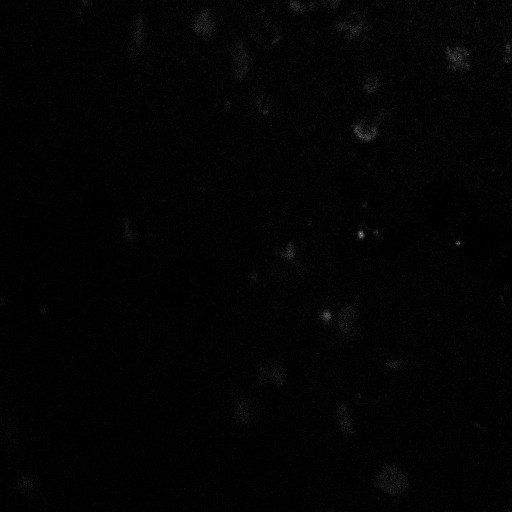
%> input picture Image_File/12-5-2016 Position2/Position2002_z00_ch01.tif, 1024 x 1024 px (shown at 1/2 size); its folder holds only this picture in this run
$ octave Run.m   (GNU Octave 9; MATLAB toolbox functions it lacks are replaced by stand-ins)
%> lines starting %> are read from the running program, lines starting %| are printed output that depends on the picture; in (x1, y1, x2, y2) boxes, pixels count from 0 and x2, y2 are one past the last pixel; in counts of white or black regions, pixels touching at a corner belong together; the program's own positions count from 1
### Other/backup/Func_MIP.m
function MIP = Func_MIP(ImgList,Image_File_dir,Imgdir,Home_dir)
% Create Maximum Intensity Image from a input stack of images

    cd(Image_File_dir)
    cd(Imgdir)

    nImg = length(ImgList)-2;

    I = imread(ImgList(end).name);
    SIZE = size(I);
    ComboImg = zeros(SIZE(1),SIZE(2),nImg);
    for j = 1:nImg
        ComboImg(:,:,j) = imread(ImgList(j+2).name);
    end

    MIP = max(ComboImg,[],3);
    MIP = uint8(MIP);

    cd(Home_dir)

end

### Other/backup/Func_Segmentation.m
function [celldata, cellpic, ee] = Func_Segmentation(MIP)

close all;

% sample name
% MAX_12-5-2016 Position2.tif
% 'Sample.jpg'

I = MIP;
figure (1)
imshow(I);
title('Original Image')

% Adjust Contrast
I3 = imadjust(I); % Adjust
% figure (3)
% imshow(I3);

% Turn image into binary format
% Adjust https://www.mathworks.com/help/images/ref/imbinarize.html
bw = imbinarize(I3);

% Remove noise
bw = bwareaopen(bw, 50);
cc = bwconncomp(bw, 18);

% allimage contains all matrix for each crude cell object
n = length(cc.PixelIdxList);
allimage = cell(n);
for i = 1:length(cc.PixelIdxList)
    pic = false(size(bw));
    pic(cc.PixelIdxList{i}) = true;
    allimage{i}= pic;
end

% smooth edges and fill hole for each crude cell, compute area
for i = 1:n
    bw = allimage{i};
    E = edge(bw);
    Ed = imdilate(E,strel('sphere',1));
    bw(Ed) = Ed(Ed);
    bw = imfill(bw,'holes');
    allimage{i} = bw;
    allimage{i,2} = regionprops(bw,'Area');
end

% show entire picture
%
wholepic1 = zeros(size(bw));
for i = 1:n
    wholepic1 = wholepic1+allimage{i};
end
figure (2)
imshow(wholepic1);
s = regionprops(cc, 'Centroid');
imshow(wholepic1)
hold on
for k = 1:numel(s)
    c = s(k).Centroid;
    text(c(1), c(2), sprintf('%d', k), ...
        'HorizontalAlignment', 'center', ...
        'VerticalAlignment', 'middle');
end
hold off
title('All Objects After Initial Filtering')


% plot  area value for each cell
% can be used to select threshold
%
areabar = zeros(n,1);
for i=1:n
    areabar(i)= allimage{i,2}.Area;
end

figure (3)
subplot(2,1,1)
bar(areabar);
grid on;
grid minor;
title('CellIndex vs. Area');
ylabel('Area');
xlabel('Index of the cell');
xlim([1 60]);
Aline = sort(areabar);

subplot(2,1,2)
bar(Aline);
grid on;
grid minor;
title('Sorted Area for selecting area threshold');
ylabel('Area');


% seperate and plot cells based on area threshold
% multiObj, singleObj, debrisObj contain conditionaly sorted cell images

% Ask user to choose resolution of the image
disp('What is the resolution of the image? ')
choice = input('input 1 for 2048 by 2048, input 2 for 1024 by 1024\n');
if choice == 1
    Ind = 1;
elseif choice == 2
    Ind = 2;
end
threshold = [0.15*10^4 700];
% Ask user input for debris area threshold
%debrislim define area limit bellow which is debri
threstr = int2str(threshold(Ind));
Question = ['Area threshold for debris? default:' threstr '\n'];
debrislim = input(Question);
if isempty(debrislim)
     debrislim = threshold(Ind);
end

% find object indexes from the allimage array that
debrisObjInd = find(areabar<=debrislim);

% number of cells for each condition
ndebris = sum(length(debrisObjInd));

% create structures contain cell images of each condition
debrisObj = cell(ndebris);

for i = 1:ndebris
    debrisObj{i} = allimage{debrisObjInd(i)};
    debrisObj{i,2} = regionprops(debrisObj{i},'Area');
end

% select the multicell cluster from the rest
selectInd = 1:1:length(allimage);
for i = 1:length(debrisObjInd)
    badind = find(selectInd == debrisObjInd(i));
    selectInd(badind) = [];
end

wholepic = zeros(size(bw));
for i = 1:length(selectInd)
    wholepic = wholepic+allimage{selectInd(i)};
end

figure (101)
imshow(wholepic)
hold on
for k = 1:numel(s)
    c = s(k).Centroid;
    text(c(1), c(2), sprintf('%d', k), ...
        'HorizontalAlignment', 'center', ...
        'VerticalAlignment', 'middle');
end
hold off

% ask to input the index of multi cell
flag = 0;
multiObjInd = [];
while flag == 0
    num = input('Input the index of multicell cluster,one at a time. if no, input 0:\n');
    if num <= length(allimage) && num >= 1
        multiObjInd = [multiObjInd num];
    else
      flag = 1;
    end
end

nmulti = sum(length(multiObjInd));
multiObj = cell(nmulti);

for i = 1:nmulti
    multiObj{i} = allimage{multiObjInd(i)};
    multiObj{i,2} = regionprops(multiObj{i},'Area');
end

allInd = 1:1:length(allimage);
singleObjInd = setdiff(allInd,debrisObjInd);
singleObjInd = setdiff(singleObjInd,multiObjInd);
nsingle = sum(length(singleObjInd));
singleObj = cell(nsingle);
for i = 1:nsingle
    singleObj{i} = allimage{singleObjInd(i)};
    singleObj{i,2} = regionprops(singleObj{i},'Area');
end

% [32 lines of commented-out code are left out]
newMultiObj = cell(nmulti);
% figure(11)

for i = 1:nmulti
obj = multiObj{i};
BWnobord = imclearborder(obj, 8);
seD = strel('disk',1);
BWfinal = imerode(BWnobord,seD);
n=1;
for j = 1:n
BWfinal = imerode(BWfinal,seD);
end

obj = ~BWfinal;
D = bwdist(obj);
D = imgaussfilt(D,2);

D = -D;
D(obj) = -Inf;

conn = conndef(2,'maximal');
newMultiObj{i}= watershed(D);
% [4 lines of commented-out code are left out]
end
intermediat = singleObj;


% Add newly seperated single cells to singleObj array and their areas
nnew = nsingle;

% reset single Obj incase this section false and have to rerun the section
singleObj = intermediat;

for i = 1: length(newMultiObj)
    bw = bwareaopen(newMultiObj{i}, 50);
    gg = bwconncomp(bw, 26);
    multiple = cell(length(gg.PixelIdxList)-1);
    tempObj = cell(length(gg.PixelIdxList)-1);
     for add = 1:length(gg.PixelIdxList)-1
        pic = false(size(newMultiObj{i}));
        pic(gg.PixelIdxList{add+1}) = true;
        tempObj{add}= pic;
        tempObj{add,2} = regionprops(pic,'Area');  % Compute Area
     end

        tempic1 = zeros(size(bw));
    for j = 1:length(tempObj)
        tempic1 = tempic1+tempObj{j};
    end
    figure (12)
        imshow(tempic1);
    s = regionprops(gg, 'Centroid');
    imshow(tempic1)
    hold on
    for k = 1:numel(s)
        c = s(k).Centroid;
        text(c(1), c(2), sprintf('%d', k-1), ...
            'HorizontalAlignment', 'center', ...
            'VerticalAlignment', 'middle');
    end
    hold off
    allInd = 1:1:length(tempObj);

    good = input('Need Correction? 1 for Yes. 2 for No\n');
    if good == 1
        flag = 0;
        count = 0;
        cumInd = [];
        while flag == 0
        Ind = input('Input Matrix of Indexes of fragments that belong in one cell (0 when done):\n');
            if Ind == 0
                flag = 1;
            else
                for i = 1:length(Ind)
                    num = find(allInd == Ind(i));
                    allInd(num) = [];
                end
                count = count+1;
                combine = false(size(bw));
                for k = 1:length(Ind)
                    combine = combine + tempObj{Ind(k)};
                end
                combine = bwmorph(combine, 'bridge');
                multiple{count} = combine;
            end
        end

        nrun = length(allInd)+count;

        freshsingle = cell(nrun);
        for n = 1:count
            freshsingle{n} = multiple{n};
        end

        for n = 1+count : nrun
            freshsingle{n} = tempObj{allInd(n-count)};
        end

    elseif good ==2
        freshsingle = tempObj;
    end


    oldSingle = singleObj;                  % temperory storage
    cellsize = length(singleObj)+length(freshsingle);
    singleObj = cell(cellsize);             % create longer cell array
    % for loop record all old values back
    for j = 1: length(oldSingle)
        singleObj{j} = oldSingle{j};
        singleObj{j,2} = oldSingle{j,2};
    end
    % for loop add new values
    for add = 1:length(freshsingle)
        newind = nnew+add;
        singleObj{newind}= freshsingle{add};
        singleObj{newind,2} = regionprops(pic,'Area');  % Compute Area
    end
    nnew = nnew + length(freshsingle);
end

finalSingleObj = singleObj;

% Plot all single cells together after watershed
singleObjpic = false(size(bw));
for i = 1:length(finalSingleObj)
    singleObjpic = singleObjpic+finalSingleObj{i};
end
% figure (15)
% imshow(singleObjpic);
% title('All Single Cells after Watershed')


% Restruct all single cells into a final array for analyzing use
% Create global variables to use in different files
dd = bwconncomp(singleObjpic,4);

% allimage contains all matrix for each crude cell object
n = length(dd.PixelIdxList);
finalSingleObj = cell(n);
for i = 1:length(dd.PixelIdxList)
    pic = false(size(bw));
    pic(dd.PixelIdxList{i}) = true;
    finalSingleObj{i}= pic;
end


celldata = finalSingleObj;

cellpic = singleObjpic;

ee = dd;

end

### Other/backup/Run.m
clear;
clc;
close all;

% set figure window position
p = [0 0 768 864];
set(0, 'DefaultFigurePosition', p)
%%
% Go to image dir
Segmentation_Home_dir = 'C:\Users\weida\Desktop\Nuclei_Identification';
Image_File_dir = 'C:\Users\weida\Desktop\Nuclei_Identification\Image_File';
Output_dir = 'C:\Users\weida\Desktop\Nuclei_Identification\Output';

cd(Segmentation_Home_dir)

% make output dir


cd(Image_File_dir)
listing = dir;

nTotalMaxImg = length(listing) - 2;
ImgFolderList = cell(nTotalMaxImg,1);

for i = 1:nTotalMaxImg
    ImgFolderList{i} = listing(2+i).name;
end

for i = 1:nTotalMaxImg
    cd(ImgFolderList{i})
    ImgData = dir;
    I = imread(ImgData(end).name);
%> I is the input picture: size 1024x1024 uint8; min 0, max 38, mean 0.5

    cd(Segmentation_Home_dir)

    MIP = Func_MIP(ImgData,Image_File_dir,ImgFolderList{i},Segmentation_Home_dir);

    [celldata, cellpic, ee] = Func_Segmentation(MIP);
%> in Func_Segmentation, `I3 = imadjust(I);`:
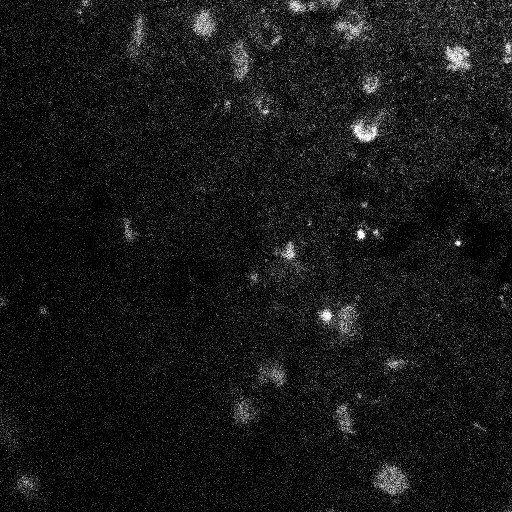
%> I3: size 1024x1024 uint8 (shown at 1/2 size); min 0, max 255, mean 22.5
%> in Func_Segmentation, `bw = imbinarize(I3);`:
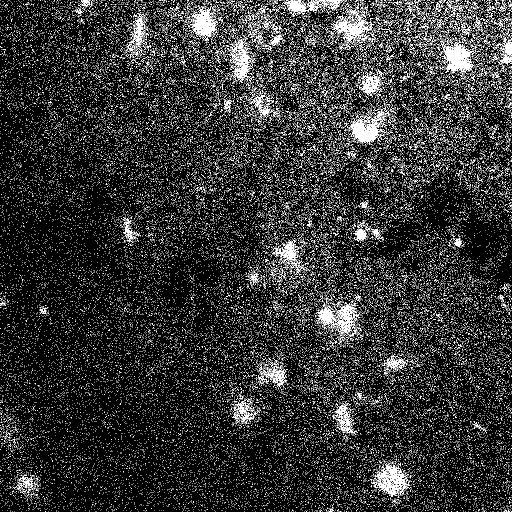
%> bw: size 1024x1024 logical (shown at 1/2 size); 11% white in thin lines or dots
%> in Func_Segmentation, `bw = bwareaopen(bw, 50);`:
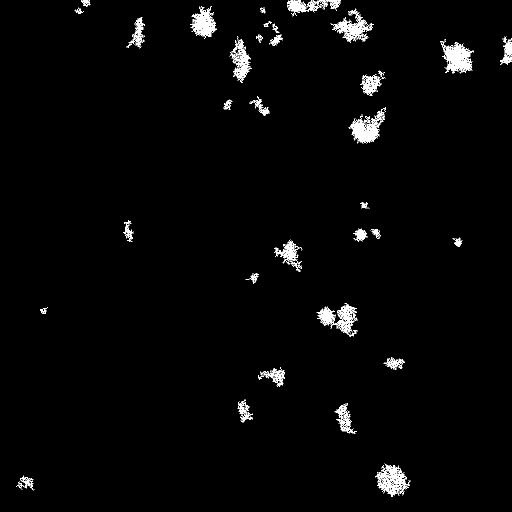
%> bw: size 1024x1024 logical (shown at 1/2 size); 1.8% white in thin lines or dots
%> in Func_Segmentation, `cc = bwconncomp(bw, 18);`: cc = 44 connected components
%> in Func_Segmentation, `n = length(cc.PixelIdxList);`: n = 44
%> in Func_Segmentation, `allimage = cell(n);`: allimage = 1936 items
%> the loop in Func_Segmentation, `for i = 1:length(cc.PixelIdxList)` made 44 passes
%> after the loop in Func_Segmentation, `for i = 1:length(cc.PixelIdxList)`:
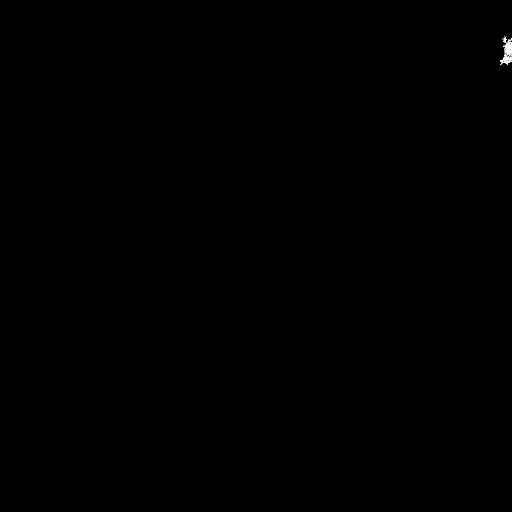
%> pic: size 1024x1024 logical (shown at 1/2 size); 0.05% white in thin lines or dots, all inside (x1, y1, x2, y2) = (1000, 73, 1024, 130)
%> the loop in Func_Segmentation, `for i = 1:n` made 44 passes
%> after the loop in Func_Segmentation, `for i = 1:n`:
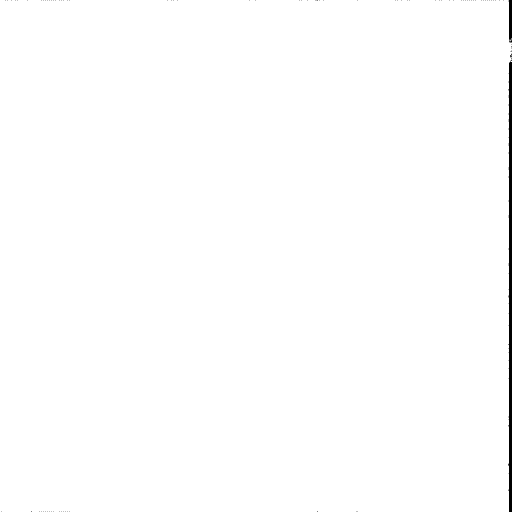
%> bw: size 1024x1024 logical (shown at 1/2 size); 99.4% white; 88 black regions (86 under 20 px), largest, box (x1, y1, x2, y2) and area: (1016, 119, 1024, 1024) 5476, (1017, 0, 1024, 86) 497
%> the loop in Func_Segmentation, `for i = 1:n` made 44 passes
%> pass 2, in Func_Segmentation, `wholepic1 = wholepic1+allimage{i};`:
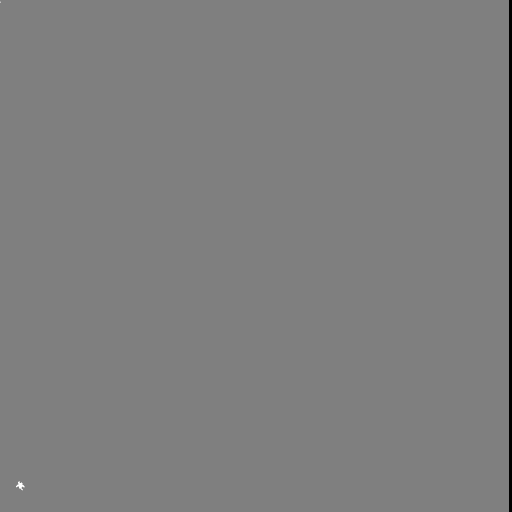
%> wholepic1: size 1024x1024 double (shown at 1/2 size); min 0, max 2, mean 0.994; drawn with min black and max white
%> pass 3, in Func_Segmentation, `wholepic1 = wholepic1+allimage{i};`:
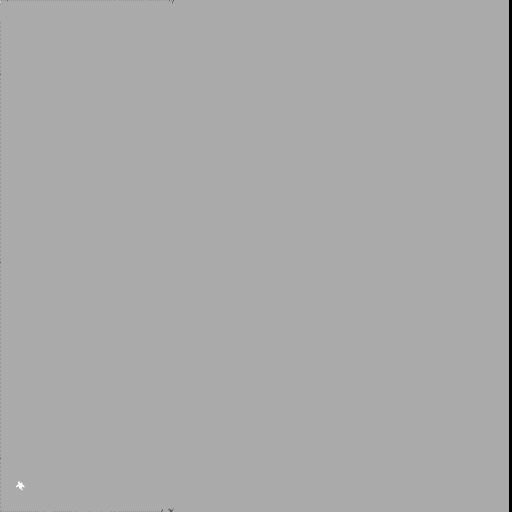
%> wholepic1: size 1024x1024 double (shown at 1/2 size); min 0, max 3, mean 1.99; drawn with min black and max white
%> in Func_Segmentation, `s = regionprops(cc, 'Centroid');`: s = 44 regions; first 5, Centroid: [41.1 971.3], [55.4 964.9], [87.9 622.4], [158.9 23.3], [172.4 6.3]
%> the loop in Func_Segmentation, `for k = 1:numel(s)` made 44 passes
%> c on passes 1 to 12: [41.15 971.3], [55.43 964.9], [87.93 622.4], [158.9 23.28], [172.4 6.26], [257.5 463.6], [262 87.86], [278.4 65.81], [408.2 47.53], [455.9 210.2], [482.5 123.1], [489 823.5]
%> the loop in Func_Segmentation, `for i=1:n` made 44 passes
%> after the loop in Func_Segmentation, `for i=1:n`: areabar = 44 values, max 1042491 at index 44, min 3 at index 1, mean 979363.2
%> in Func_Segmentation, `Aline = sort(areabar);`: Aline = 44 values from 3 to 1042491
%> the answer given: 1
%> the answer given: 100
%> in Func_Segmentation, `debrisObjInd = find(areabar<=debrislim);`: debrisObjInd = [1; 15]
%> in Func_Segmentation, `ndebris = sum(length(debrisObjInd));`: ndebris = 2
%> in Func_Segmentation, `debrisObj = cell(ndebris);`: debrisObj = {[], [], [], []}
%> the loop in Func_Segmentation, `for i = 1:ndebris` made 2 passes
%> after the loop in Func_Segmentation, `for i = 1:ndebris`: debrisObj = 4 items
%> in Func_Segmentation, `selectInd = 1:1:length(allimage);`: selectInd = 44 values from 1 to 44
%> the loop in Func_Segmentation, `for i = 1:length(debrisObjInd)` made 2 passes
%> badind on passes 1 to 2: 1, 14
%> after the loop in Func_Segmentation, `for i = 1:length(debrisObjInd)`: selectInd = 42 values from 2 to 44
%> the loop in Func_Segmentation, `for i = 1:length(selectInd)` made 42 passes
%> the run ends on the next line
